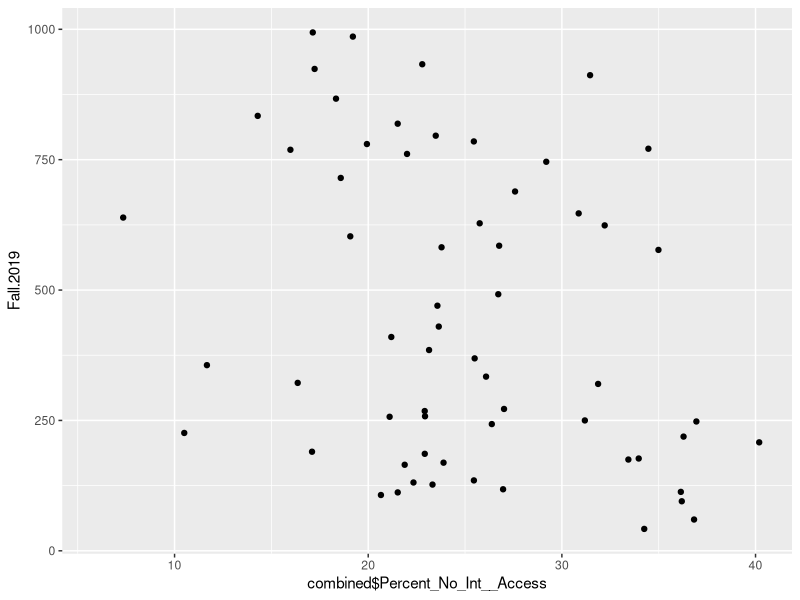

Recreate this plot in R.
library(tidyverse)

internet <- read.csv("NC_Broadband_Indices.csv")
internet1 <- internet %>% filter(YEAR == "2019" ) %>% select(NAME_LOCAS,Percent_Ages_18_34, Percent_No_Int__Access, Percent_Poverty, Percent_Lim__English, Percent_No_Comp__Devices  )

enrollment <- read.csv("overallunc.csv")
enrollment2 <- enrollment %>% filter(X == "Student Headcount") %>% select("County", "Fall.2019")


combined <- inner_join(enrollment2, internet1, by = setNames('NAME_LOCAS', 'County')) 
                       
combined$Fall.2019 = as.character(combined$Fall.2019)
combined$Fall.2019 = as.numeric(combined$Fall.2019)

ggplot(combined, aes(x=combined$Percent_No_Int__Access, y=Fall.2019)) + geom_point()
combined$Fall.2019

